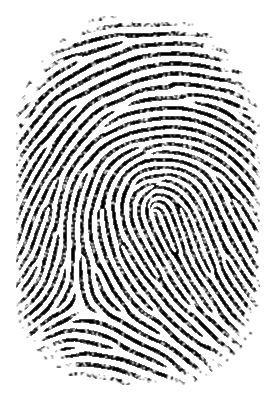
#> input picture datos/bases/intruso_test_01/Impression_1/fp_1/1.png, 275 x 400 px
$ python -i roi_normalizacion_v1.py   (imports and definitions only)
#> lines starting #> are read from the running program, lines starting #| are printed output that depends on the picture; after the words box and inside, x2 and y2 are one past the last pixel; in counts of white or black regions, pixels touching at a corner belong together
#> further down, picture is the input picture: PIL image 275x400 L; min 0, max 255, mean 198.9
"""Etapa 1: ROI y centrado a escala nativa. Sin orientación ni reconocimiento."""
import numpy as np
from PIL import Image
from scipy.ndimage import (gaussian_filter, binary_closing, binary_fill_holes,
                           binary_dilation, label)

CONFIG_PREDETERMINADA = dict(lado_salida=512,sigma_deteccion=2.0,
    fraccion_contraste=.12,diferencia_minima_fondo=12.0,radio_cierre=5,
    margen_mascara=6,margen_recorte=8,area_minima=500,contraste_minimo=20)


def disco(radio):
    y,x=np.mgrid[-radio:radio+1,-radio:radio+1]
    return x*x+y*y<=radio*radio


def normalizar_huella(imagen, configuracion=None):
    """Recibe PIL.Image o array uint8 (gris/RGB/RGBA).

    Devuelve (normalizada_uint8, informacion). informacion incluye dos máscaras
    booleanas: mascara_original y mascara_normalizada; el resto es JSON serializable.
    No lee archivos, no escribe, no usa identidad/semilla/ángulo, no modifica la entrada.
    Levanta ValueError para imagen sin señal suficiente o ROI mayor que el lienzo.
    """
    cfg=CONFIG_PREDETERMINADA.copy()
    if configuracion is not None:
        desconocidas=set(configuracion)-set(cfg)
        if desconocidas:raise ValueError(f'Parámetros desconocidos: {desconocidas}')
        cfg.update(configuracion)
    if not isinstance(imagen,Image.Image):
        a=np.asarray(imagen)
        if a.dtype!=np.uint8 or a.ndim not in [2,3] or (a.ndim==3 and a.shape[2] not in [3,4]):
            raise ValueError('Usá una imagen uint8 en gris, RGB o RGBA.')
        imagen=Image.fromarray(a)
    if imagen.mode in ['RGBA','LA'] or 'transparency' in imagen.info:
        rgba=imagen.convert('RGBA');fondo=Image.new('RGBA',rgba.size,'white')
        imagen=Image.alpha_composite(fondo,rgba)
    a=np.array(imagen.convert('L'),dtype=np.uint8)
    if min(a.shape)<32:raise ValueError('La imagen es demasiado pequeña.')
    oscuro,fondo=np.percentile(a,[2,98])
#> oscuro = 0; fondo = 255
    contraste=float(fondo-oscuro)
#> contraste = 255
    if contraste<cfg['contraste_minimo']:
        raise ValueError('No se detecta contraste suficiente entre huella y fondo.')
    # Suavizado SOLO para detectar ROI; nunca se aplica a los píxeles de salida.
    suave=gaussian_filter(a.astype(float),cfg['sigma_deteccion'],mode='constant',cval=float(fondo))
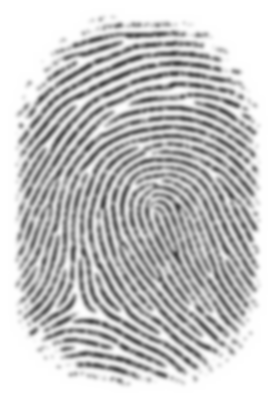
#> suave: shape (400, 275) float64; min 63.37, max 255, mean 198.9
    umbral=float(fondo-max(cfg['diferencia_minima_fondo'],cfg['fraccion_contraste']*contraste))
#> umbral = 224.4
    candidata=suave<umbral
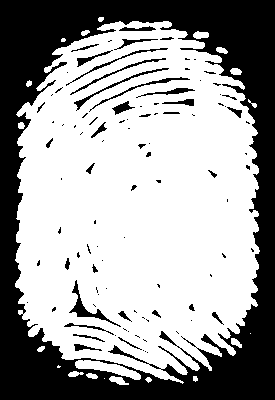
#> candidata: shape (400, 275) bool; 62.7% white; 101 black regions (67 under 20 px), largest, box (x1, y1, x2, y2) and area: (0, 0, 275, 400) 37663, (69, 280, 121, 327) 370, (74, 68, 169, 111) 264
    candidata=binary_closing(candidata,structure=disco(cfg['radio_cierre']))
#> candidata: shape (400, 275) bool; 68.4% white; 1 black region, box (x1, y1, x2, y2) and area: (0, 0, 275, 400) 34736
    etiquetas,n=label(candidata)
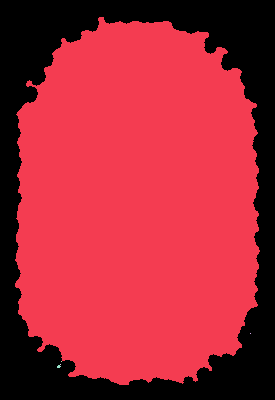
#> etiquetas: shape (400, 275) int32; 6 distinct labels, from 0 to 5; one colour per label, 0 black
#> n = 5
    if n==0:raise ValueError('No se encontró una región de huella.')
    areas=np.bincount(etiquetas.ravel());areas[0]=0
#> after `areas = np.bincount(etiquetas.ravel())`: areas = [34736, 75252, 1, 1, 1, 9]
    region=etiquetas==areas.argmax()
#> region: shape (400, 275) bool; 68.4% white; 1 black region, box (x1, y1, x2, y2) and area: (0, 0, 275, 400) 34748
    region=binary_fill_holes(region)
    if region.sum()<cfg['area_minima']:raise ValueError('Región detectada demasiado pequeña.')
    # Margen conservador para no eliminar crestas débiles del contorno.
    mascara=binary_dilation(region,structure=disco(cfg['margen_mascara']))
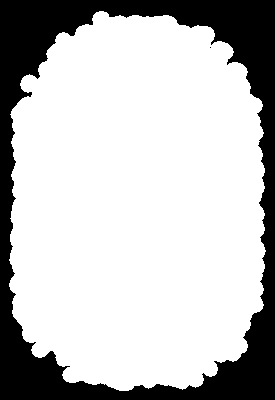
#> mascara: shape (400, 275) bool; 75.2% white; 2 black regions (1 under 20 px), largest, box (x1, y1, x2, y2) and area: (0, 0, 275, 400) 27240
    yy,xx=np.where(mascara)
    x0,x1,y0,y1=int(xx.min()),int(xx.max()+1),int(yy.min()),int(yy.max()+1)
#> x0 = 9; x1 = 266; y0 = 11; y1 = 391
    m=cfg['margen_recorte']
    cx0,cx1,cy0,cy1=max(0,x0-m),min(a.shape[1],x1+m),max(0,y0-m),min(a.shape[0],y1+m)
#> cx0 = 1; cx1 = 274; cy0 = 3; cy1 = 399
    # Centrar el centro del bbox DE LA MÁSCARA, no el recorte con márgenes asimétricos.
    centro_x=(x0+x1-1)/2;centro_y=(y0+y1-1)/2
#> after `centro_x = (x0 + x1 - 1) / 2`: centro_x = 137
#> after `centro_y = (y0 + y1 - 1) / 2`: centro_y = 200.5
    lado=int(cfg['lado_salida']);centro_destino=(lado-1)/2
    tx=int(round(centro_destino-centro_x));ty=int(round(centro_destino-centro_y))
#> after `tx = int(round(centro_destino - centro_x))`: tx = 118
#> after `ty = int(round(centro_destino - centro_y))`: ty = 55
    dx0,dx1,dy0,dy1=cx0+tx,cx1+tx,cy0+ty,cy1+ty
#> dx0 = 119; dx1 = 392; dy0 = 58; dy1 = 454
    if min(dx0,dy0)<0 or max(dx1,dy1)>lado:
        raise ValueError('La ROI no cabe a escala nativa. Revisá detección/lienzo; no se reescala automáticamente.')
    salida=np.full((lado,lado),255,dtype=np.uint8)
    mask_out=np.zeros((lado,lado),bool)
    recorte=np.where(mascara[cy0:cy1,cx0:cx1],a[cy0:cy1,cx0:cx1],255).astype(np.uint8)
    salida[dy0:dy1,dx0:dx1]=recorte
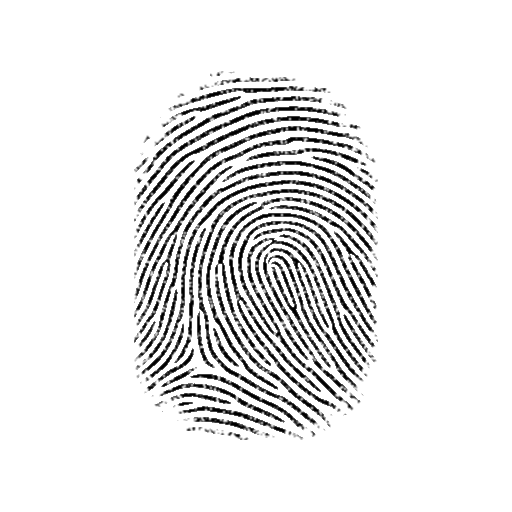
#> salida: shape (512, 512); min 0, max 255, mean 231.5
    mask_out[dy0:dy1,dx0:dx1]=mascara[cy0:cy1,cx0:cx1]
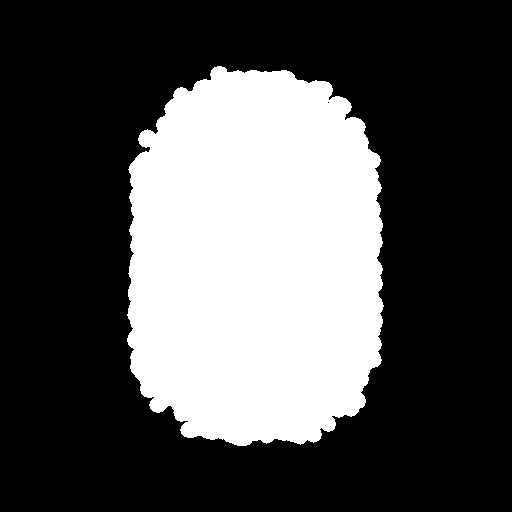
#> mask_out: shape (512, 512) bool; 31.6% white; 1 white region, box (x1, y1, x2, y2) and area: (127, 66, 384, 446) 82759
    tinta=a<(fondo-.35*contraste)
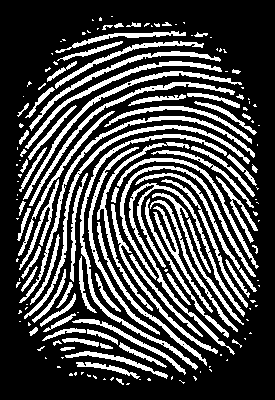
#> tinta: shape (400, 275) bool; 28% white; 168 white regions (87 under 20 px), largest, box (x1, y1, x2, y2) and area: (129, 183, 245, 355) 1706, (80, 134, 227, 370) 1572, (24, 125, 250, 319) 1379
    cobertura=float(np.count_nonzero(tinta & mascara)/max(1,np.count_nonzero(tinta)))
#> cobertura = 0.999
    avisos=[]
    if cobertura<.995:avisos.append('La máscara excluye parte de los píxeles oscuros: revisar segmentación.')
    if x0==0 or y0==0 or x1==a.shape[1] or y1==a.shape[0]:
        avisos.append('La región alcanza un borde de la entrada: posible recorte previo.')
    info=dict(version='roi-centrado-0.1.0',tamano_entrada_ancho_alto=[a.shape[1],a.shape[0]],
        tamano_salida_ancho_alto=[lado,lado],umbral_deteccion=umbral,contraste_estimado=contraste,
        bbox_mascara_xyxy=[x0,y0,x1,y1],traslacion_x_y=[tx,ty],
        centro_bbox_salida_x_y=[centro_x+tx,centro_y+ty],error_centrado_max_px=float(max(abs(centro_x+tx-centro_destino),abs(centro_y+ty-centro_destino))),
        cobertura_tinta=cobertura,area_mascara_px=int(mascara.sum()),avisos=avisos,
        rotacion_corregida=False,reescalado=False,contraste_salida_modificado=False,
        mascara_original=mascara,mascara_normalizada=mask_out)
#> info = 17 items
    return salida,info

>>> from PIL import Image
>>> picture = Image.open('../datos/bases/intruso_test_01/Impression_1/fp_1/1.png')
>>> result = normalizar_huella(picture)
